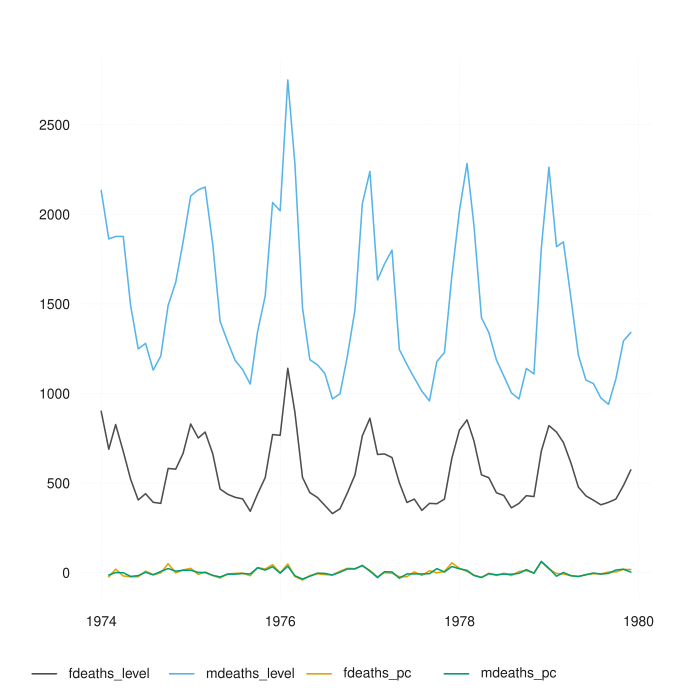

Write R code to recreate this figure.
pkgname <- "tsbox"
source(file.path(R.home("share"), "R", "examples-header.R"))
options(warn = 1)
library('tsbox')

base::assign(".oldSearch", base::search(), pos = 'CheckExEnv')
base::assign(".old_wd", base::getwd(), pos = 'CheckExEnv')
cleanEx()
nameEx("relevant_class")
### * relevant_class

flush(stderr()); flush(stdout())

### Name: relevant_class
### Title: Extract Relevant Class
### Aliases: relevant_class

### ** Examples

relevant_class(AirPassengers)
relevant_class(ts_df(AirPassengers))



cleanEx()
nameEx("ts_")
### * ts_

flush(stderr()); flush(stdout())

### Name: ts_
### Title: Constructing ts-Functions
### Aliases: ts_ load_suggested ts_apply

### ** Examples




cleanEx()
nameEx("ts_arithmetic")
### * ts_arithmetic

flush(stderr()); flush(stdout())

### Name: ts_arithmetic
### Title: Arithmetic Operators for ts-boxable objects
### Aliases: ts_arithmetic %ts+% %ts-% %ts*% %ts/%

### ** Examples

head(fdeaths - mdeaths)
head(fdeaths %ts-% mdeaths)
head(ts_df(fdeaths) %ts-% mdeaths)



cleanEx()
nameEx("ts_bind")
### * ts_bind

flush(stderr()); flush(stdout())

### Name: ts_bind
### Title: Bind Time Series
### Aliases: ts_bind ts_chain

### ** Examples

ts_bind(ts_span(mdeaths, end = "1975-12-01"), fdeaths)
ts_bind(mdeaths, c(2, 2))
ts_bind(mdeaths, 3, ts_bind(fdeaths, c(99, 2)))
ts_bind(ts_dt(mdeaths), AirPassengers)

# numeric vectors
ts_bind(12, AirPassengers, c(2, 3))

ts_chain(ts_span(mdeaths, end = "1975-12-01"), fdeaths)



cleanEx()
nameEx("ts_boxable")
### * ts_boxable

flush(stderr()); flush(stdout())

### Name: ts_boxable
### Title: Test if an Object is ts-Boxable
### Aliases: ts_boxable

### ** Examples

ts_boxable(AirPassengers)
ts_boxable(lm)



cleanEx()
nameEx("ts_c")
### * ts_c

flush(stderr()); flush(stdout())

### Name: ts_c
### Title: Collect Time Series
### Aliases: ts_c

### ** Examples

head(ts_c(ts_df(EuStockMarkets), AirPassengers))

# labeling
x <- ts_c(
  `International Airline Passengers` = ts_xts(AirPassengers),
  `Deaths from Lung Diseases` = ldeaths
)
head(x)




cleanEx()
nameEx("ts_default")
### * ts_default

flush(stderr()); flush(stdout())

### Name: ts_default
### Title: Default Column Names
### Aliases: ts_default

### ** Examples


df <- ts_df(ts_c(mdeaths, fdeaths))
# non-default colnames
colnames(df) <- c("id", "date", "count")
# switch back to default colnames
head(ts_default(df))



cleanEx()
nameEx("ts_examples")
### * ts_examples

flush(stderr()); flush(stdout())

### Name: ts_examples
### Title: Principal Components, Dygraphs, Forecasts, Seasonal Adjustment
### Aliases: ts_examples ts_prcomp ts_dygraphs ts_forecast ts_seas

### ** Examples




cleanEx()
nameEx("ts_frequency")
### * ts_frequency

flush(stderr()); flush(stdout())

### Name: ts_frequency
### Title: Change Frequency
### Aliases: ts_frequency

### ** Examples




cleanEx()
nameEx("ts_ggplot")
### * ts_ggplot

flush(stderr()); flush(stdout())

### Name: ts_ggplot
### Title: Plot Time Series, Using ggplot2
### Aliases: ts_ggplot theme_tsbox colors_tsbox scale_color_tsbox
###   scale_fill_tsbox

### ** Examples


## Not run: 
##D library(dataseries)
##D dta <- ds(c("GDP.PBRTT.A.R", "CCI.CCIIR"), "xts")
##D ts_ggplot(ts_scale(ts_span(
##D     ts_c(
##D       `GDP Growth` = ts_pc(dta[, 'GDP.PBRTT.A.R']),
##D       `Consumer Sentiment Index` = dta[, 'CCI.CCIIR']
##D     ),
##D     start = "1995-01-01"
##D   ))) +
##D   ggplot2::ggtitle("GDP and Consumer Sentiment", subtitle = "normalized values") +
##D   theme_tsbox() +
##D   scale_color_tsbox()
## End(Not run)



cleanEx()
nameEx("ts_index")
### * ts_index

flush(stderr()); flush(stdout())

### Name: ts_index
### Title: Indices from Levels or Percentage Rates
### Aliases: ts_index ts_compound

### ** Examples

head(ts_compound(ts_pc(ts_c(fdeaths, mdeaths))))
head(ts_index(ts_df(ts_c(fdeaths, mdeaths)), "1974-02-01"))



cleanEx()
nameEx("ts_lag")
### * ts_lag

flush(stderr()); flush(stdout())

### Name: ts_lag
### Title: Lag or Lead of Time Series
### Aliases: ts_lag

### ** Examples

head(ts_lag(fdeaths, "1 month"))
head(ts_lag(fdeaths, "1 year"))
head(ts_lag(ts_df(fdeaths), "2 day"))
head(ts_lag(ts_df(fdeaths), "2 min"))
head(ts_lag(ts_df(fdeaths), "-1 day"))



cleanEx()
nameEx("ts_long")
### * ts_long

flush(stderr()); flush(stdout())

### Name: ts_long
### Title: Reshaping Multiple Time Series
### Aliases: ts_long ts_wide

### ** Examples

df.wide <- ts_wide(ts_df(ts_c(mdeaths, fdeaths)))
head(df.wide)
head(ts_long(df.wide))



cleanEx()
nameEx("ts_na_omit")
### * ts_na_omit

flush(stderr()); flush(stdout())

### Name: ts_na_omit
### Title: Omit NA values
### Aliases: ts_na_omit

### ** Examples

x <- AirPassengers
x[c(2, 4)] <- NA

# A ts object does only know explicit NAs
head(ts_na_omit(x))

# by default, NAs are implicit in data frames
head(ts_df(x))

# make NAs explicit
head(ts_regular(ts_df(x)))

# and implicit again
head(ts_na_omit(ts_regular(ts_df(x))))



cleanEx()
nameEx("ts_pc")
### * ts_pc

flush(stderr()); flush(stdout())

### Name: ts_pc
### Title: First Differences and Percentage Change Rates
### Aliases: ts_pc ts_diff ts_pca ts_pcy ts_diffy

### ** Examples

tail(ts_diff(ts_c(fdeaths, mdeaths)))
tail(ts_pc(ts_c(fdeaths, mdeaths)))
tail(ts_pca(ts_c(fdeaths, mdeaths)))
tail(ts_pcy(ts_c(fdeaths, mdeaths)))
tail(ts_diffy(ts_c(fdeaths, mdeaths)))



cleanEx()
nameEx("ts_pick")
### * ts_pick

flush(stderr()); flush(stdout())

### Name: ts_pick
### Title: Pick Series (Experimental)
### Aliases: ts_pick

### ** Examples

# Interactive use

# Programming use
to.be.picked.and.renamed <- c(`My Dax` = "DAX", `My Smi` = "SMI")
head(ts_pick(EuStockMarkets, to.be.picked.and.renamed))



cleanEx()
nameEx("ts_plot")
### * ts_plot

flush(stderr()); flush(stdout())

### Name: ts_plot
### Title: Plot Time Series
### Aliases: ts_plot

### ** Examples




cleanEx()
nameEx("ts_regular")
### * ts_regular

flush(stderr()); flush(stdout())

### Name: ts_regular
### Title: Enforce Regularity
### Aliases: ts_regular

### ** Examples

x0 <- AirPassengers
x0[c(10, 15)] <- NA
x <- ts_na_omit(ts_dts(x0))
ts_regular(x)
ts_regular(x, fill = 0)

m <- mdeaths
m[c(10, 69)] <- NA
f <- fdeaths
f[c(1, 3, 15)] <- NA

ts_regular(ts_na_omit(ts_dts(ts_c(f, m))))



cleanEx()
nameEx("ts_scale")
### * ts_scale

flush(stderr()); flush(stdout())

### Name: ts_scale
### Title: Normalized Time Series
### Aliases: ts_scale

### ** Examples




cleanEx()
nameEx("ts_span")
### * ts_span

flush(stderr()); flush(stdout())

### Name: ts_span
### Title: Limit Time Span
### Aliases: ts_span

### ** Examples



# Limit span of 'discoveries' to the same span as 'AirPassengers'
ts_span(discoveries, template = AirPassengers)
ts_span(mdeaths, end = "19801201", extend = TRUE)



cleanEx()
nameEx("ts_summary")
### * ts_summary

flush(stderr()); flush(stdout())

### Name: ts_summary
### Title: Time Series Properties
### Aliases: ts_summary

### ** Examples

ts_summary(ts_c(mdeaths, austres))
ts_summary(ts_c(mdeaths, austres), spark = TRUE)
# Extracting specific properties
ts_summary(AirPassengers)$start
ts_summary(AirPassengers)$freq
ts_summary(AirPassengers)$obs



cleanEx()
nameEx("ts_trend")
### * ts_trend

flush(stderr()); flush(stdout())

### Name: ts_trend
### Title: Loess Trend Estimation
### Aliases: ts_trend

### ** Examples




cleanEx()
nameEx("ts_ts")
### * ts_ts

flush(stderr()); flush(stdout())

### Name: ts_ts
### Title: Convert Everything to Everything
### Aliases: ts_ts ts_data.frame ts_df ts_data.table ts_dt ts_tbl
###   ts_tibbletime ts_timeSeries ts_tis ts_irts ts_tsibble ts_tslist
###   ts_xts ts_zoo

### ** Examples


x.ts <- ts_c(mdeaths, fdeaths)
head(x.ts)
head(ts_df(x.ts))

suppressMessages(library(dplyr))
head(ts_tbl(x.ts))

suppressMessages(library(data.table))
head(ts_dt(x.ts))

suppressMessages(library(xts))
head(ts_xts(x.ts))

# heuristic time conversion
# 1 month: approx. 1/12 year
head(ts_df(AirPassengers))

# exact time conversion
# 1 trading day: exactly 1/260 year
head(ts_df(EuStockMarkets))

# multiple id
multi.id.df <- rbind(
  within(ts_df(ts_c(fdeaths, mdeaths)), type <- "level"),
  within(ts_pc(ts_df(ts_c(fdeaths, mdeaths))), type <- "pc")
)
head(ts_ts(multi.id.df))
ts_plot(multi.id.df)




### * <FOOTER>
###
cleanEx()
options(digits = 7L)
base::cat("Time elapsed: ", proc.time() - base::get("ptime", pos = 'CheckExEnv'),"\n")
grDevices::dev.off()
###
### Local variables: ***
### mode: outline-minor ***
### outline-regexp: "\\(> \\)?### [*]+" ***
### End: ***
quit('no')
